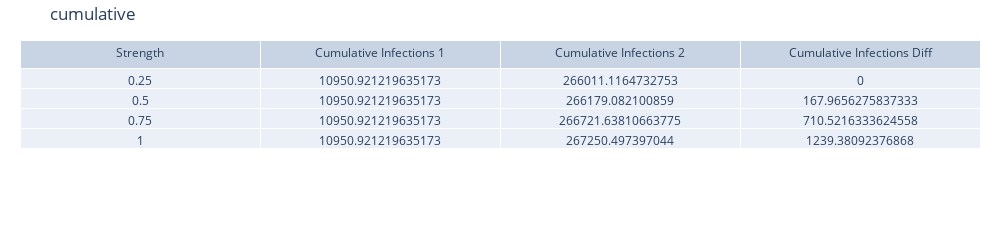
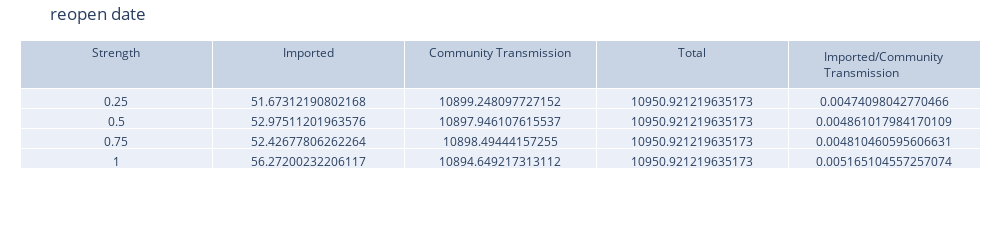

Source (notebook cell) for these figures, in order:
### Code cell
ReopenSimulation('Canada', 'United Kingdom', start_date, np.datetime64("2020-09-01")).fit_and_run(R0_range, reopen_date)

### Figure 1 — Plotly figure (JSON) as saved in the notebook; plotly's stock layout.template omitted (floating-point values rounded to 4 significant figures)
{"data": [{"cells": {"values": [[0.25, 0.5, 0.75, 1], [10950.0, 10950.0, 10950.0, 10950.0], [266000.0, 266200.0, 266700.0, 267300.0], [0, 168.0, 710.5, 1239.0]]}, "header": {"values": ["Strength", "Cumulative Infections 1", "Cumulative Infections 2", "Cumulative Infections Diff"]}, "type": "table"}], "layout": {"autosize": false, "height": 200, "margin": {"b": 20, "l": 20, "r": 20, "t": 40}, "title": {"text": "cumulative"}, "width": 1000}}

### Figure 2 — Plotly figure (JSON) as saved in the notebook; plotly's stock layout.template omitted (floating-point values rounded to 4 significant figures)
{"data": [{"cells": {"values": [[0.25, 0.5, 0.75, 1], [51.67, 52.98, 52.43, 56.27], [10900.0, 10900.0, 10900.0, 10890.0], [10950.0, 10950.0, 10950.0, 10950.0], [0.004741, 0.004861, 0.00481, 0.005165]]}, "header": {"values": ["Strength", "Imported", "Community Transmission", "Total", "Imported/Community Transmission"]}, "type": "table"}], "layout": {"autosize": false, "height": 200, "margin": {"b": 20, "l": 20, "r": 20, "t": 40}, "title": {"text": "reopen date"}, "width": 1000}}
